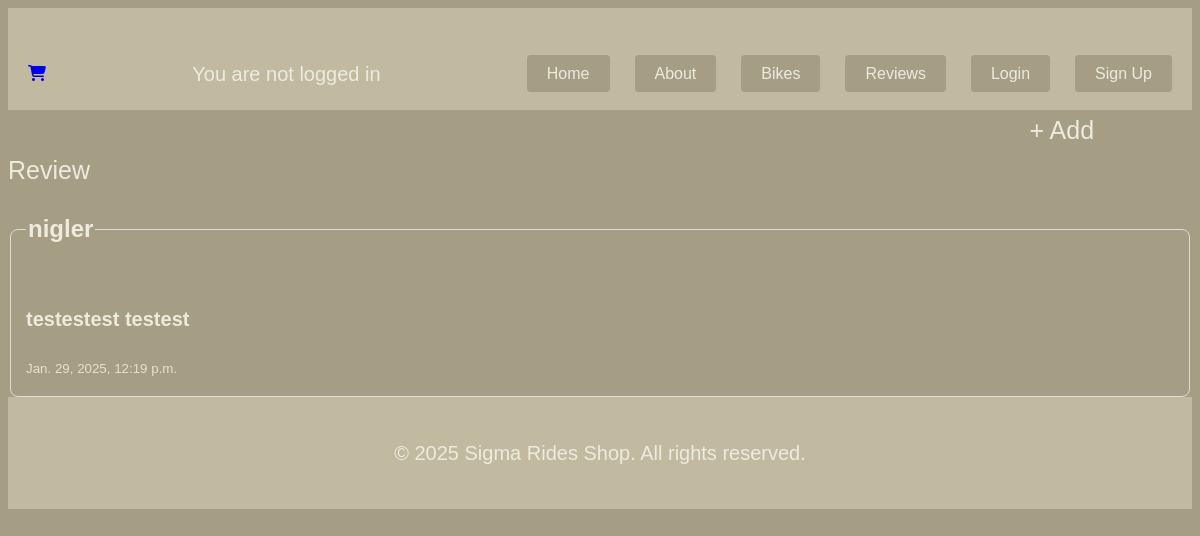
/review/, run on the app's committed database.
### app/models.py (models this page shows, shortened)
class Review(models.Model):
    user = models.ForeignKey(settings.AUTH_USER_MODEL, on_delete=models.CASCADE, null=True)
    feedback = models.TextField()
    created_date = models.DateTimeField(auto_now_add=True, blank=True, null=True)
    def __str__(self):
        return self.feedback

### accounts/models.py (models this page shows)
class CustomUser(AbstractUser):
    age = models.IntegerField(null=True, blank=True)
    phone_number = models.CharField(max_length=20, null=True, blank=True)

### app/views.py (the view)
# urls.py: path('review/', ReviewListView.as_view(), name='review_list'),
class ReviewListView(ListView):
    model = Review
    context_object_name = 'reviews'
    template_name = 'app/reviews/review_list.html'

### app/templates/app/reviews/review_list.html
{% extends 'app/base.html' %}
{% load static %}
{% block content %}
    <a href="{% url 'review_create' %}" class="add">+ Add Review</a>
    {% for review in reviews %}
        <a href="{% url 'review_detail' review.pk %}" class="review_link">
        <fieldset>
            <legend><h2>{{ review.user }}</h2></legend>
            <strong><p>{{ review }}</p></strong>
            <small style="color: #ECDFCC;">{{ review.created_date }}</small>
        </fieldset>
        </a>
    {% endfor %}
{%  endblock content %}

### static/css/base.css (style rules this page uses)
body { font-family: Arial, sans-serif; line-height: 1.6; background: #A59D84; }
p { color: #ECDFCC; font-size: 20px; }
main h2, span, p { color: #ECEBDE; }
.add { margin-left: 85%; text-decoration: none; color: #ECEBDE; font-size: 25px; padding: 5px 10px 5px 15px; border-radius: 5px; transition: background-color 0.3s ease; }
.review_link { text-decoration: none; color: inherit; display: block; padding: 0; margin: 0; }
.review_link fieldset { border: 1px solid #ddd; border-radius: 8px; transition: background-color 0.3s ease, box-shadow 0.3s ease; background-color: #A59D84; padding: 15px; }

### static/css/transition.css (style rules this page uses)
body { animation: Transformation 0.7s; }

### data on the page
Review: user "nigler", feedback "testestest testest", created_date "Jan. 29, 2025, 12:19 p.m."
